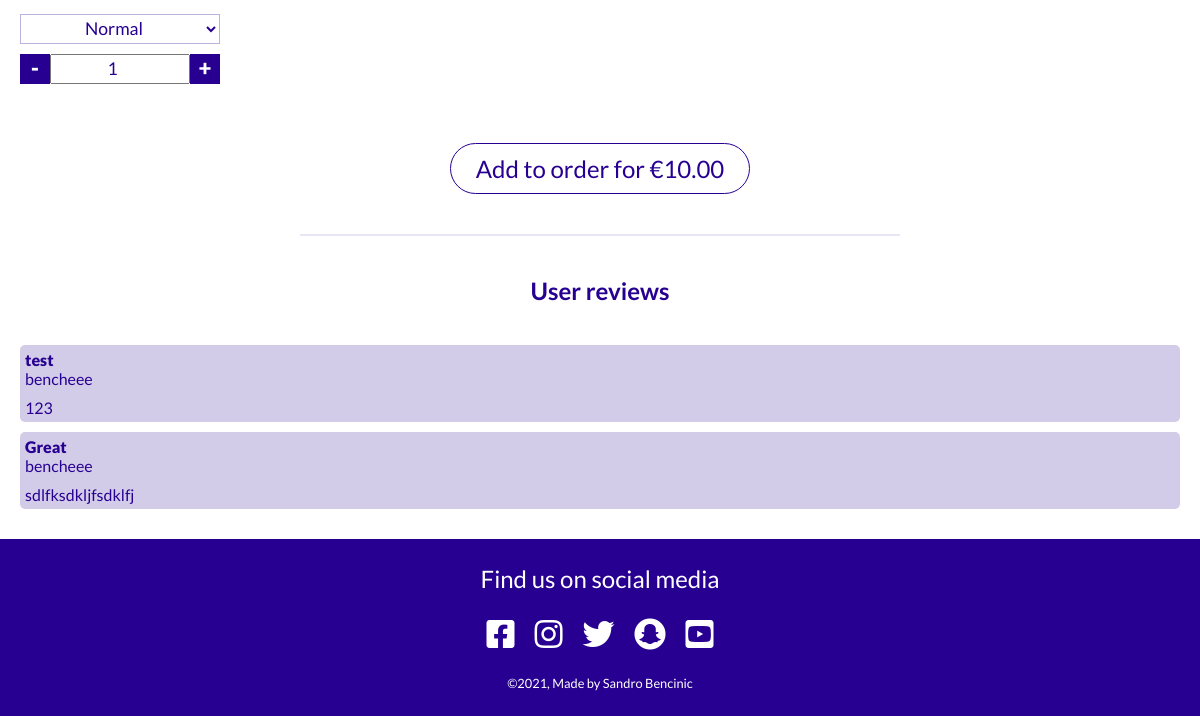
The app's page /product/item/1 (lower part), older data.
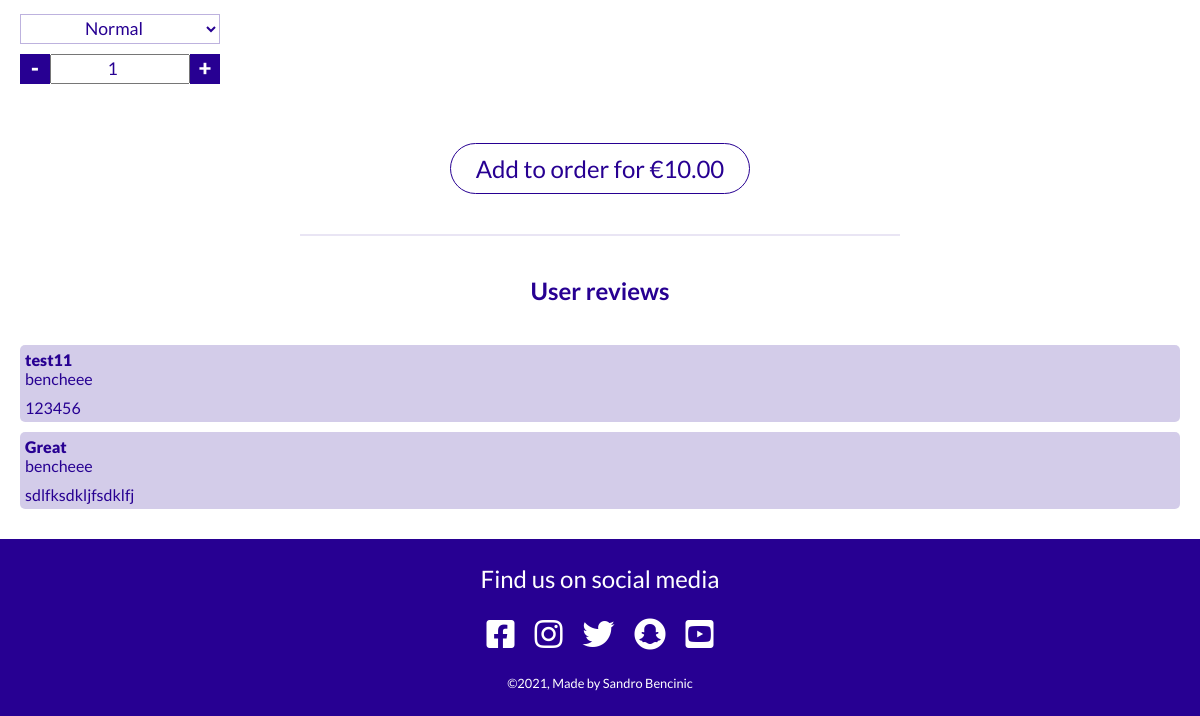
The same page, newer data.
### product/models.py (models this page shows, shortened)
class Review(models.Model):
    user_profile = models.ForeignKey(User, on_delete=models.CASCADE)
    item = models.ForeignKey(Item, on_delete=models.CASCADE)
    title = models.CharField(max_length=50)
    content = models.TextField()

### product/views.py (the view)
# urls.py: path('item/<item_id>', item, name='item'),
def item(request, item_id):
    for review in Review.objects.all():
        print(review.user_profile.username)
    context = {
        'item': Item.objects.get(id=item_id),
        'reviews': reversed(Review.objects.all()),
        'show_bag': True
    }
    return render(request, 'product/item.html', context)

### order/contexts.py (called while the page is built, shortened)
def contexts(request):
    bag_items = []
    grand_total = 0
    if request.user.is_authenticated:
        delivery_fee = 0
    else:
        delivery_fee = 2
    grand_total += delivery_fee
    order_time = None
    bag = request.session.get('bag', {})
    context = {
        'bag_items': bag_items,
        'grand_total': grand_total,
        'order_time': order_time,
        'delivery_fee': delivery_fee,
    }
    return context

### product/templates/product/item.html (shortened to what this page needs)
{% extends 'base.html' %}
{% load static %}
{% block content %}
    <div class="item">
        <form action="{% url 'add_item' item.id %}" method="post" class="item__form">
            <select id="item-size" name="size">
                <option value="normal" selected>Normal</option>
            </select>
            <div class="item__quantity">
                <div class="item__minus">-</div>
                <input type="number" name="quantity" id="item-quantity" min="1" value="1" >
                <div class="item__plus">+</div>
            </div>
            <div class="center">
                <button class="btn btn--item" type="submit">
                    Add to order for €<span id="item-price">{{ item.price }}</span>
                </button>
            </div>
        </form>
        <hr class="hr-index">
        <div class="comment">
            <h2 class="comment__title">User reviews</h2>
            {% if reviews %}
                {% for review in reviews %}
                <div class="comment-single">
                    <div class="comment-single__title">
                        <p>{{ review.title }}</p>
                        <p>{{ review.user_profile }}</p>
                    </div>
                    <div class="comment-single__text">{{ review.content }}
                    </div>
                </div>
                {% endfor %}
            {% else %}
            <p style="text-align: center;">No reviews yet.</p>
            {% endif %}
        </div>
    </div>
{% endblock content %}

Row changes from the older to the newer data that the page shows:
changed Review: title "test" → "test11"; content "123" → "123456"
